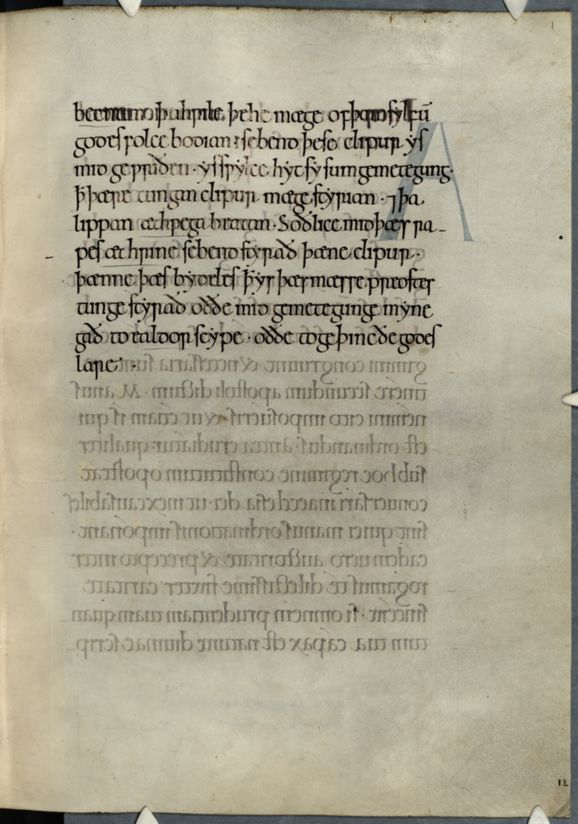
#> input picture CCCC 44/001.jpg, 578 x 824 px; its folder holds only this picture in this run
$ jupyter execute '3. Counting the Lines in a Page.ipynb'   (older library calls are emulated)
#> lines starting #> are read from the running program, lines starting #| are printed output that depends on the picture; after the words box and inside, x2 and y2 are one past the last pixel; in counts of white or black regions, pixels touching at a corner belong together
# Automatically count the lines in a page
**By Peter A. Stokes, École Pratique des Hautes Études – Université PSL**

_These are brief notes summarising the key points of image analysis and manipulation using Python. They are intended as teaching aids for the course on 'Image Processing with Python' which is part of the École d'été d'éditions numériques / humanités numériques (EDEEN). For more details see https://edeen.sciencesconf.org. They assume a pre-existing directory structure with images of Cambridge, Corpus Christi College MS 44 which can be obtained from Parker on the Web: https://parker.stanford.edu_.

This exercise is significantly more advanced than the one using PIL. It shows a (rough) way of counting the number of lines of text in the image of a manuscript page. It uses a fairly simple technique and only really works for very clean manuscripts with pretty regular lines of text.

In order to do this, we need to use more complex processes than are available in PIL. Instead, we will use very well-established libraries for numerical and data processing, NumPy and SciKit-Image.

First, we import our libraries and set up our variables as usual.

[cell 1]
import numpy as np
import matplotlib.pyplot as plt
from skimage import filters, segmentation
from skimage.io import imread, imshow
from skimage.color import rgb2grey
from scipy.signal import argrelmax, savgol_filter
import os, glob

# Save the directory and generate list of image files
directory = 'CCCC 44/'
filelist = glob.glob(directory + '*.jpg')

# Create an empty list variable for use later
lines_per_page = []

We then want to threshold the image. This means that we turn the image into a simple black and white, where dark sections (i.e. ink) are white, and light sections (i.e. background) are black. The method we use here is reproduced from 'Simple Image Segmentation with Scikit-Image': http://douglasduhaime.com/posts/simple-image-segmentation-with-scikit-image.html The details of how it works are a bit complicated, so don't worry if you don't understand it fully. In summary, though, it does the following:

1. Convert the image from colour to gray (since we don't need colour anymore).
1. Calculate the threshold level of how dark something needs to be to colour it white, and vice versa. To do this we use a built-in function.
1. Create a 'mask', that is, a map of all the pixels with value `True` if the pixel value is below the threshold, and `False` if it is above the threshold.
1. Use the built-in `segmentation.clear_border` function to remove any `True` pixels at the border of the image, as these are almost certainly just rubbish.

**You may receive a warning when you run this code**. If so then just ignore it: it's not our problem, and the code will still work.

This may also take some time, depending on the size of your image and the speed of your computer.

[cell 2]
# Just take the first image for now. We'll deal with the rest later.
f = filelist[0]

im_rgb = imread(f)
#> im_rgb is the input picture: shape (824, 578, 3); mean R, G, B 170.5, 164.5, 145
im = rgb2grey(im_rgb)
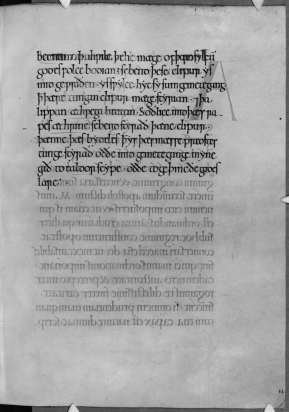
#> im: shape (824, 578) float64 (shown at 1/2 size); min 0, max 0.929, mean 0.645

print('Grayscale image:')
imshow(im)

[cell 3]
# Now we find a dividing line between 0 and 255. Pixels below this value
# will be black, and pixels above this value will be white.

val = filters.threshold_otsu(im)
#> val = 0.502

# The mask object converts each pixel in the image to True or False
# to indicate whether the given pixel is black or white
mask = im < val
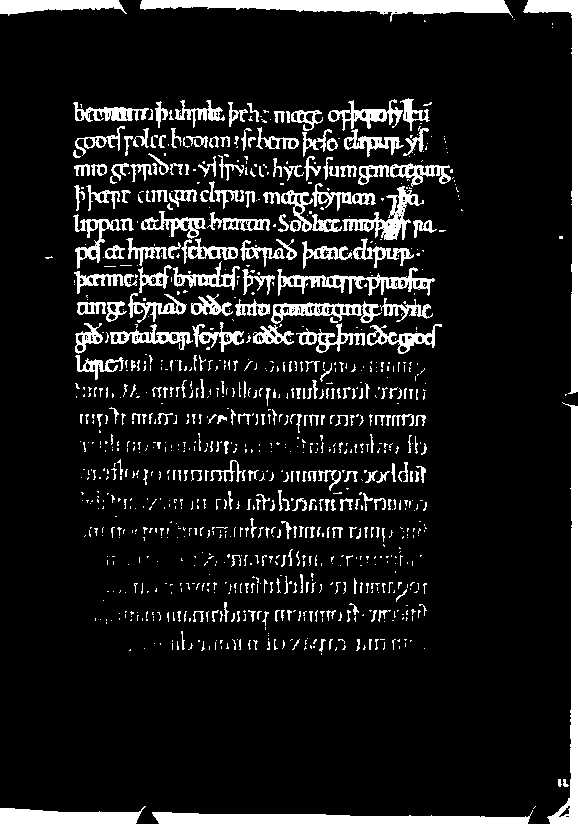
#> mask: shape (824, 578) bool; 11.3% white; 1028 white regions (740 under 20 px), largest, box (x1, y1, x2, y2) and area: (140, 0, 513, 22) 3968, (152, 810, 533, 824) 3383, (547, 402, 578, 824) 3309

# Now we apply the mask to the image object
clean_border = segmentation.clear_border(mask)
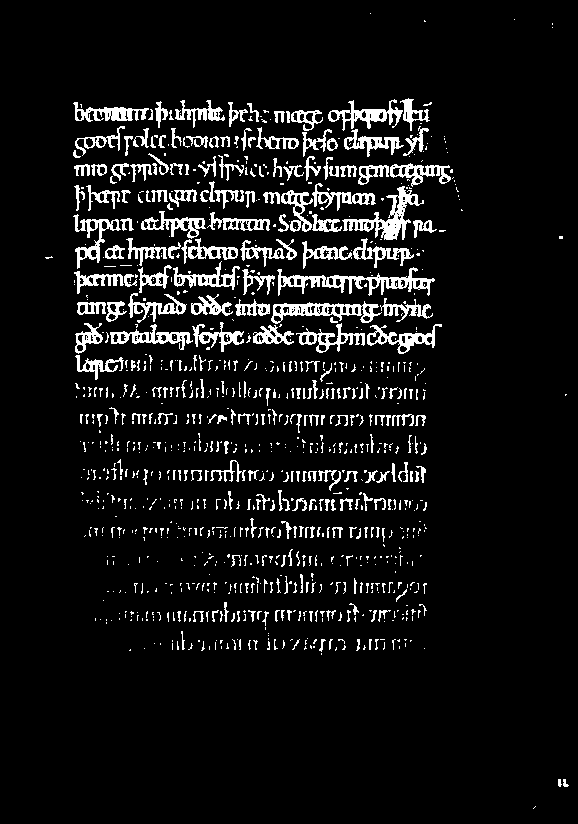
#> clean_border: shape (824, 578) bool; 7.7% white; 1022 white regions (740 under 20 px), largest, box (x1, y1, x2, y2) and area: (277, 267, 435, 296) 1406, (342, 186, 424, 240) 1233, (271, 301, 382, 324) 1019

print('Masked image:')
imshow(clean_border)

Now we want to check for recto and verso pages and flip them if necessary so that they all have the same layout. We could have done this before the thresholding but it's more efficient to do it after, since the thresholded images are much smaller than the originals (they only have one bit per pixel instead of 24 bits). The code here is the same as we've seen before, but adapted to use NumPy instead of PIL.

[cell 4]
# Get the basename without extension
fol = os.path.splitext(os.path.basename(f))[0].lower()

# Now, flip the image if it ends in 'v', or if it's an even-numbered page
if (fol[-1] == 'v'):
    imfinal = np.flip(clean_border, axis=1)
elif (fol[-1] == 'r'):
    imfinal = clean_border
elif (int(fol) % 2 == 0):
    imfinal = np.flip(clean_border, axis=1)
else:
    imfinal = clean_border

imshow(imfinal)

Now, finally, we have a nice binarised image, and so we can start our analysis. We want to add up all the pixels in each row and save it, and do the same per column. Fortunately this is very easy with NumPy.

[cell 5]
row_vals = imfinal.sum(axis=1)
#> row_vals = 824 values, max 290 at index 334, min 0 at index 0, mean 44.72
col_vals = imfinal.sum(axis=0)
#> col_vals = 578 values, max 176 at index 304, min 0 at index 0, mean 63.76

# Show the outputs
print('Column values')
plt.plot(col_vals)
plt.show()
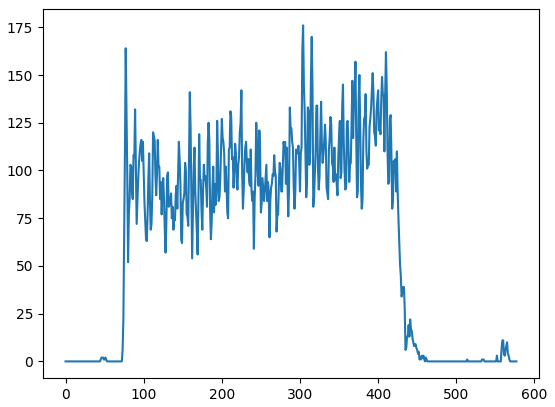
#> figure drawn by matplotlib, 1 panel; curve peaks at x = 304, y = 176

print('Row values')
plt.plot(row_vals)
plt.show()
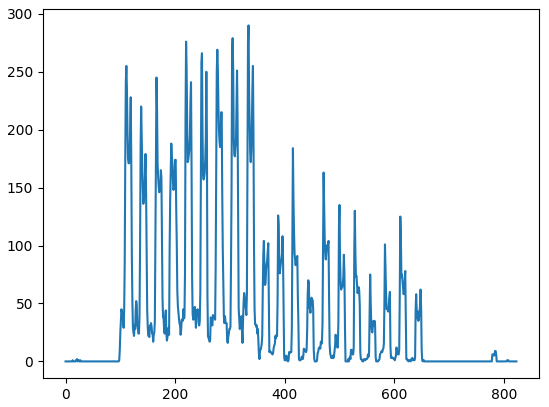
#> figure drawn by matplotlib, 1 panel; curve peaks at x = 334, y = 290

These are nice, but they're very noisy: there are lots of 'ups and downs'. It would be better if we can smooth out the lines a bit. Let's use a fancy function called a 'Savitzky-Golay filter'. Frankly I don't fully understand how it works myself, but it doesn't really matter: that's the beauty of using libraries that other people have created.

The only hard part here is that the Savitzky-Golay filter needs two parameters, and it's difficult to figure out what they should be, partly because they depend on the size of your image. The first number must be an odd number; experimenting suggests to me that it should be about 1/30 of the total height. The second number seems to work with '3'.

[cell 6]
win_length = int(len(row_vals) / 30)
#> win_length = 27

# Remember that the window length must be an odd number
# The % is the 'modulo' or 'remainder' operator: here it gives
# the remainder if win_length is divided by two.
# The += operator means 'add this to the current value of the variable'

if win_length % 2 == 0:
    win_length += 1

print(win_length)
#| 27


smoothed = savgol_filter(row_vals, win_length, 3)
#> smoothed = 824 values, max 201.3 at index 309, min -4.12 at index 630, mean 44.72
plt.plot(smoothed)
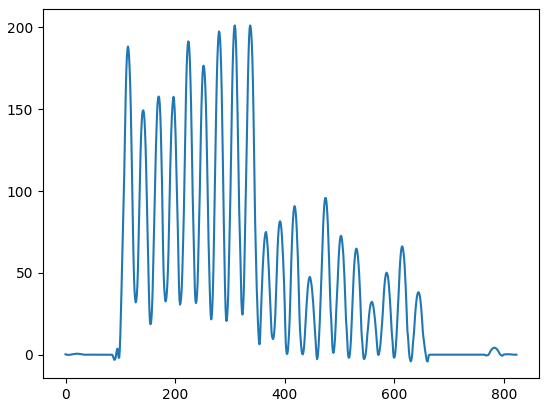
#> figure drawn by matplotlib, 1 panel; curve peaks at x = 309, y = 201.3

To find the lines, we want to find the peaks in the row values. This again is fairly easy to do with the SciKit signal processing library:

[cell 7]
peaks, = argrelmax(smoothed, order=10)  # NOTE THE COMMA AFTER 'peaks'!
#> peaks = 23 values from 21 to 807

However, some of these are 'false' peaks, namely only small peaks caused by other things on the page. Let's count only those peaks which are greater than a particular value: we can try only those peaks that are at least one third of the highest peak. You may need to change this depending on your image.

[cell 8]
min_peak_height = smoothed.max() / 3
#> min_peak_height = 67.09

are_true_peaks = smoothed[peaks] > min_peak_height
row_peaks = peaks[are_true_peaks]
#> row_peaks = [114, 142, 170, 197, 224, 252, 280, 309, 337, 366, 391, 418, 474, 503]

print('Your script has found', len(row_peaks), 'lines of text in your image.')
#| Your script has found 14 lines of text in your image.

We can put all of this together into a single _function_. This means that we can define a set of instructions and re-use them later, rather than typing out the same thing again and again. In this case, we have called the function `process()`, and it takes one parameter, namely the filename `f`. To use the function after we have defined it, we simply store the filename in a variable (e.g. `filename`) and then tell Python to `process(filename)`

[cell 9]
def process(f):
#> called with f = 'CCCC 44/001.jpg'
    print('Image %s:' % f)
    print('\tLoading...')

    # Threshold and mask the image. The code here is reproduced from
    # 'Simple Image Segmentation with Scikit-Image':
    # http://douglasduhaime.com/posts/simple-image-segmentation-with-scikit-image.html
    im = rgb2grey(imread(f))

    # find a dividing line between 0 and 255
    # pixels below this value will be black
    # pixels above this value will be white
    print('\tThresholding...' )
    val = filters.threshold_otsu(im)
#> val = 0.502

    print('\tMasking...')
    # the mask object converts each pixel in the image to True or False
    # to indicate whether the given pixel is black/white
    mask = im < val

    # Remove any border noise
    clean_border = segmentation.clear_border(mask)

    # If the image is of a verso page then we flip it.
    # We assume that references without 'r' or 'v' are to pagination
    # Expects a reference matching \d+(r|v)?, i.e. one or more digits followed
    # by an r or v for foliation, or one or more digits for pagination.

    # Get the basename without extension
    fol = os.path.splitext(os.path.basename(f))[0].lower()

    try:
        if (fol[-1] == 'v'):
            print('\tFlipping...')
            imfinal = np.flip(clean_border, axis=1)
        elif (fol[-1] == 'r'):
            imfinal = clean_border
        elif (int(fol) % 2 == 0):
            print('\tFlipping...')
            imfinal = np.flip(clean_border, axis=1)
        else:
            imfinal = clean_border
    except ValueError:
        # I assume if we're here then it's because the cast to integer threw
        # an exception meaning that the folio reference doesn't match \d+(r|v)?
        print('Page or folio format not recognised: treating as recto page')
        imfinal = clean_border

    print('\tCalculating profile...')
    row_vals = imfinal.sum(axis=1)
    col_vals = imfinal.sum(axis=0)

    print('\tFinding peaks...')
    # About 1/30 of the total seems to work for the window length.
    # Remember that the win length must be odd
    win_length = int(len(row_vals) / 30)
#> win_length = 27

    if win_length % 2 == 0:
        win_length += 1

    smoothed = savgol_filter(row_vals, win_length, 3)

    # TODO: need a way of calculating the order parameters
    peaks, = argrelmax(smoothed, order=10)
#> peaks = 23 values from 21 to 807

    min_peak_height = smoothed.max() / 3
#> min_peak_height = 67.09

    are_true_peaks = smoothed[peaks] > min_peak_height
    row_peaks = peaks[are_true_peaks]

    local_lines_per_page = len(row_peaks)
#> local_lines_per_page = 14

    print('\tFound', local_lines_per_page, 'lines')
#| 	Found 14 lines

    return local_lines_per_page

Now that we have it in a function, it's very easy to create a loop and run the function on each image in the directory:

[cell 10]
for f in filelist:
    result = process(f)
#> result = 14
    if result != None:
        lines_per_page.append(result)

And now we can plot the results for the entire directory:

[cell 11]
plt.plot(lines_per_page, 'o')
plt.show()
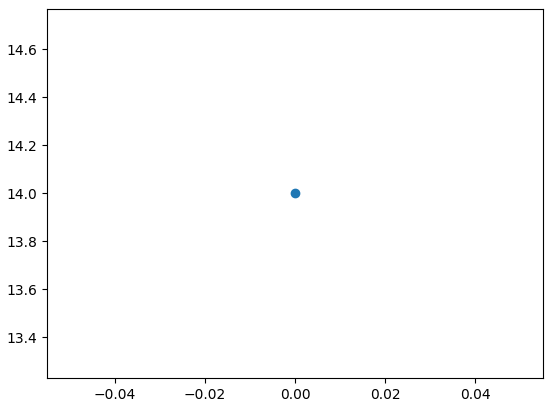
#> figure drawn by matplotlib, 1 panel

plt.hist(lines_per_page)
plt.show()
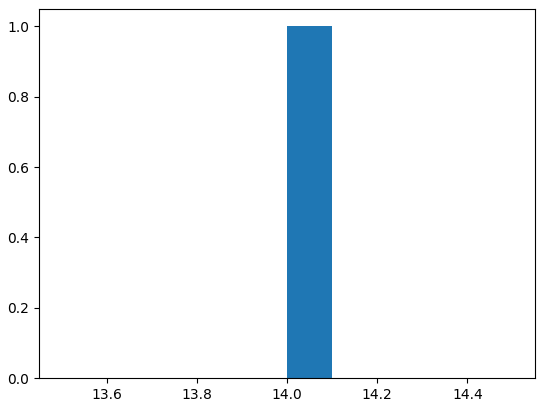
#> figure drawn by matplotlib, 1 panel; tallest bar 1 high, from x = 14 to 14.1

$ run again, on CCCC 44/026.jpg
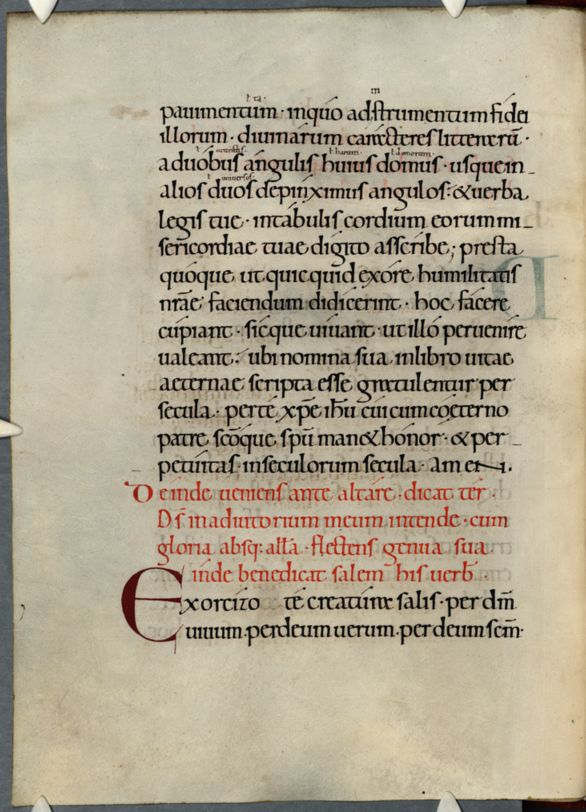
#> input picture CCCC 44/026.jpg, 586 x 812 px
#> im_rgb is the input picture: shape (812, 586, 3); mean R, G, B 176.1, 166.1, 145.1
#> `val = filters.threshold_otsu(im)`: val = 0.497
#> `mask = im < val`:
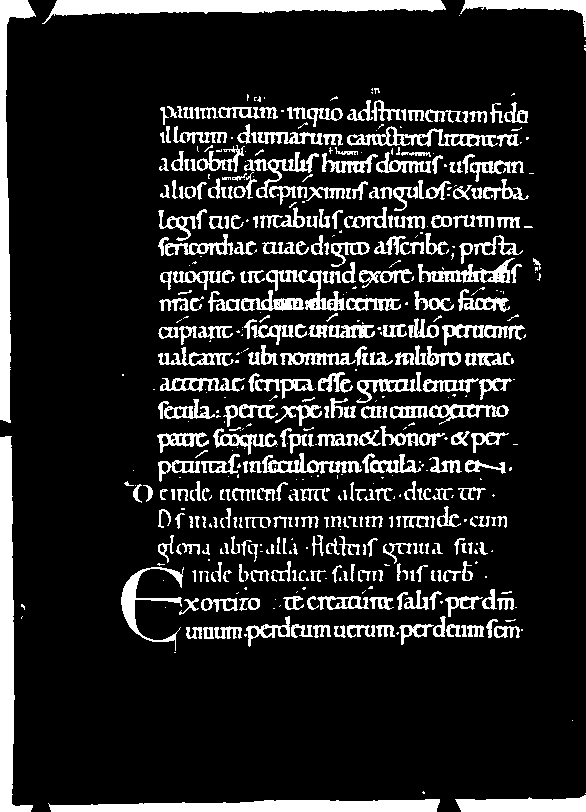
#> mask: shape (812, 586) bool; 14.7% white; 556 white regions (216 under 20 px), largest, box (x1, y1, x2, y2) and area: (0, 436, 33, 812) 5050, (42, 0, 446, 24) 4709, (0, 0, 36, 423) 4038
#> clean_border: shape (812, 586) bool; 10.4% white; 546 white regions (212 under 20 px), largest, box (x1, y1, x2, y2) and area: (121, 567, 184, 651) 1150, (347, 126, 498, 147) 1067, (418, 258, 515, 283) 889
#> imfinal: shape (812, 586) bool; 10.4% white; 546 white regions (212 under 20 px), largest, box (x1, y1, x2, y2) and area: (402, 567, 465, 651) 1150, (88, 126, 239, 147) 1067, (71, 258, 168, 283) 889
#> `row_vals = imfinal.sum(axis=1)`: row_vals = 812 values, max 285 at index 272, min 0 at index 0, mean 60.96
#> `col_vals = imfinal.sum(axis=0)`: col_vals = 586 values, max 189 at index 290, min 0 at index 0, mean 84.47
#> `win_length = int(len(row_vals) / 30)`: win_length = 27
#| 27
#> `smoothed = savgol_filter(row_vals, win_length, 3)`: smoothed = 812 values, max 189.9 at index 331, min -11.85 at index 648, mean 60.96
#> `peaks, = argrelmax(smoothed, order=10)  # NOTE THE COMMA AFTER 'peaks'!`: peaks = 23 values from 15 to 792
#> `min_peak_height = smoothed.max() / 3`: min_peak_height = 63.3
#> `row_peaks = peaks[are_true_peaks]`: row_peaks = 20 values from 113 to 631
#| Your script has found 20 lines of text in your image.
#> in process, `val = filters.threshold_otsu(im)`: val = 0.497
#> in process, `win_length = int(len(row_vals) / 30)`: win_length = 27
#> in process, `peaks, = argrelmax(smoothed, order=10)`: peaks = 23 values from 15 to 792
#> in process, `min_peak_height = smoothed.max() / 3`: min_peak_height = 63.3
#> in process, `row_peaks = peaks[are_true_peaks]`: row_peaks = 20 values from 113 to 631
#> local_lines_per_page = 20
#| 	Found 20 lines
#> `plt.show()`:
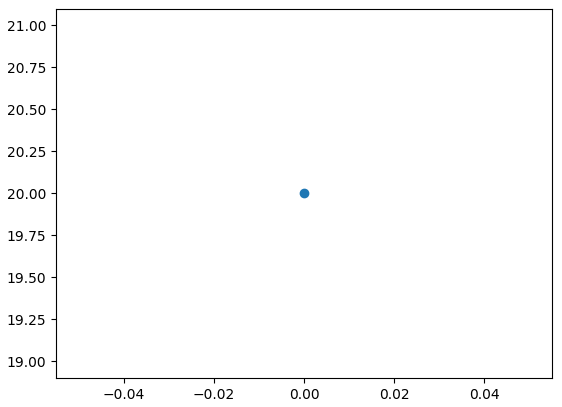
#> figure drawn by matplotlib, 1 panel
